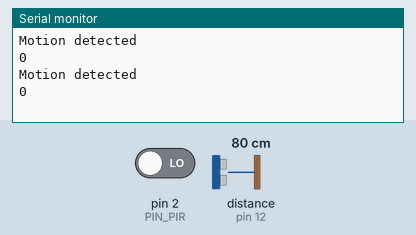
This sketch was run on a simulated Arduino Uno, built with avr-gcc and run on an emulated ATmega328P. Parts: the last lines printed to the serial monitor. Wiring (inferred from the names in the program): ultrasonic range finder: trigger pin 11; echo pin 12. Inputs (shaded band) come from the test bench; at power-on: pin 2 (PIN_PIR) LOW, distance to the obstacle (sensor on pin 12) 80 cm. The echo pulse lasts 58.3 µs per cm.

Above: at 1.3 s.
1.4 s: pin 2 (PIN_PIR) driven HIGH
At 2.2 s:
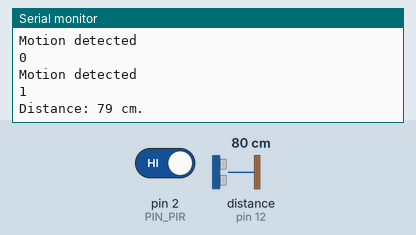
4.2 s: distance to the obstacle (sensor on pin 12) set to 2 cm
At 4.85 s:
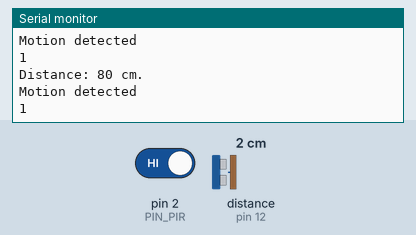
5.7 s: distance to the obstacle (sensor on pin 12) set to 4 cm
At 6.35 s:
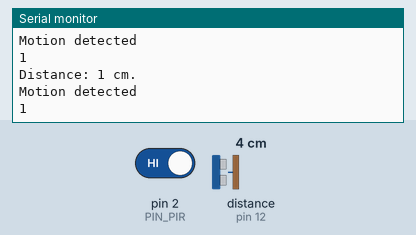
Timing chart, 0 to 8.7 s (numbered marks = the images above; inputs shaded):
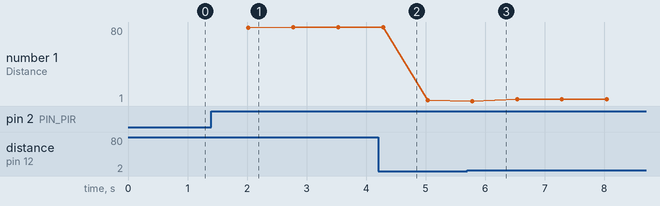

The sketch:

ProximitySensors.ino
```cpp
#define PIN_TRIG 11
#define PIN_ECHO 12
#define PIN_PIR 2

long duration, cm;

void setup() {

  Serial.begin (9600);
  //Определяем вводы и выводы
  pinMode(PIN_TRIG, OUTPUT);
  pinMode(PIN_ECHO, INPUT);
}

void loop() {

  int pirVal = digitalRead(PIN_PIR);


  digitalWrite(PIN_TRIG, LOW);
  delayMicroseconds(5);
  digitalWrite(PIN_TRIG, HIGH);

  delayMicroseconds(10);
  digitalWrite(PIN_TRIG, LOW);

  duration = pulseIn(PIN_ECHO, HIGH);

  Serial.println("Motion detected");
  Serial.println(digitalRead(PIN_PIR));
  delay(500);


  if (digitalRead(PIN_PIR))
  {
    cm = (duration / 2) / 29.1;

    Serial.print("Distance: ");
    Serial.print(cm);
    Serial.println(" cm.");
  }

  delay(250);
}
```

Measured:
- after the input at 1.4 s, the serial monitor: prints a new line after 0.13 s (image 1)
- plotted number 1: 80 → 2 after the input at 4.2 s, 2 → 3 after the input at 5.7 s
